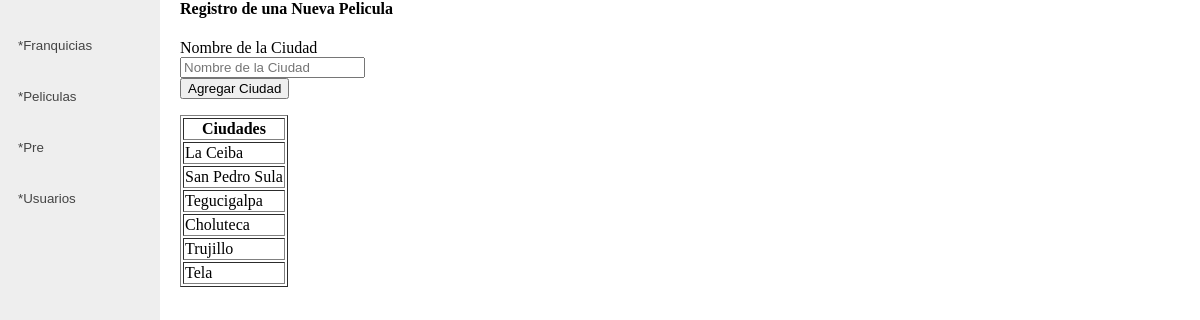
Screenshot of /modoadmin/GestiondeFranquicias/nuevaCiudad.php with the database file from the repository.
### tables this page shows
CREATE TABLE `ciudad` (
  `id_ciudad` int(2) NOT NULL AUTO_INCREMENT,
  `ciudad` varchar(45) NOT NULL,
  PRIMARY KEY (`id_ciudad`)
);

### modoadmin/GestiondeFranquicias/nuevaCiudad.php (the view, shortened to what this page needs)
 <?php
 require '../conexion/conexion.php';
$resultado = $pdo->query("Select ciudad from ciudad")
 ?>
 <div>
 </div>
<div id="formularios">
    <div class="encabezado">
        <h4>
            Registro de una Nueva Pelicula
        </h4>
    </div>
    <div class="cuerpo">
        <form class="formulario" action="" method="post" >
            <div>
                <label>Nombre de la Ciudad</label>
                <br>
                <input type="text" required placeholder="Nombre de la Ciudad" name="nombre_ciudad">
            </div>
            <div class="botones">
                <button type="submit" class="btn btn-success" name="boton_guardar_ciuedad">Agregar Ciudad</button>
            </div>
        </form>
        <div>
        <table id="tablas" border="1">
            <thead>
            <tr>
                <th>Ciudades</th>
            </tr>
            </thead>
            <tbody>
                <?php foreach ($resultado as $ciudad): ?>
                <tr>
                    <td><?php echo $ciudad['ciudad']?></td>
                </tr>
            <?php endforeach;?>
            </tbody>
        </table>
        </div>
    </div>
</div>

### modoadmin/menus/menu_lado.php (style rules this page uses)
body { margin: 0px; margin-left: 180px; }

### rows the page displays
ciudad: ciudad "La Ceiba"
ciudad: ciudad "San Pedro Sula"
ciudad: ciudad "Tegucigalpa"
ciudad: ciudad "Choluteca"
ciudad: ciudad "Trujillo"
ciudad: ciudad "Tela"
